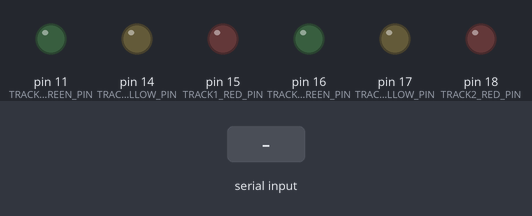
Simulated run of this sketch. Board: Arduino Uno, built with avr-gcc and run on an emulated ATmega328P. Parts: output pins drawn as LEDs (lit = HIGH). Dashed ring = blinking. The inputs (shaded band) are chosen by the test bench.

Above: at 1.2 s.
1.3 s: "RB,1\n" received over Serial
At 2.2 s:
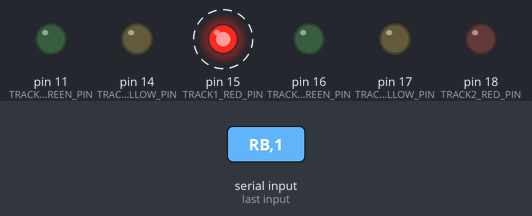
4.3 s: "YE,1\n" received over Serial
At 4.9 s:
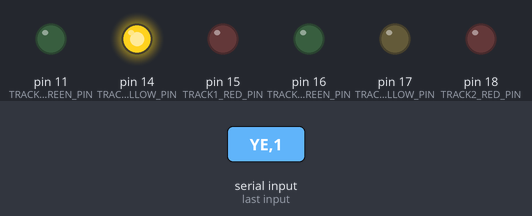
5.8 s: "GE,1\n" received over Serial
At 6.1 s:
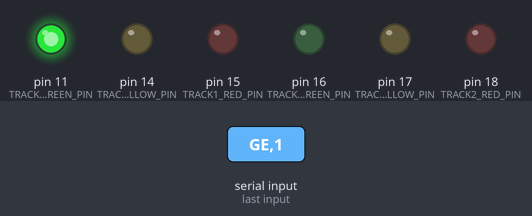
7.3 s: "RE,1\n" received over Serial
At 8.4 s:
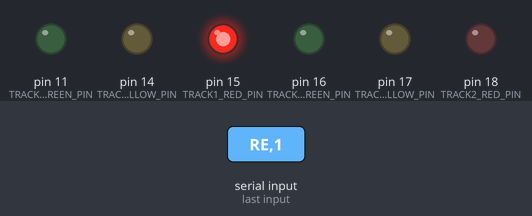
8.8 s: "OFF,1\n" received over Serial
At 9.6 s:
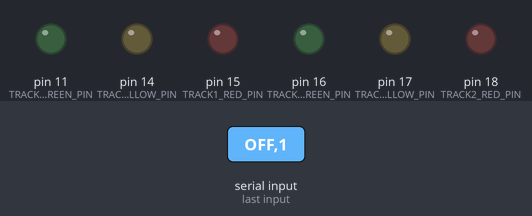
Timing chart, 0 to 11.3 s (numbered marks = the images above; inputs shaded):
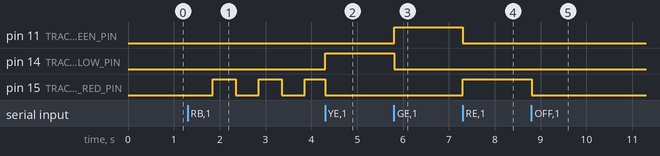

Measured:
- after the input at 1.3 s, pin 15 (TRACK1_RED_PIN): alternates HIGH for 0.50 s and LOW for 0.50 s, starting after 0.55 s
- after the input at 4.3 s, pin 14 (TRACK1_YELLOW_PIN): LOW → HIGH at once
- after the input at 5.8 s, pin 11 (TRACK1_GREEN_PIN): LOW → HIGH at once; pin 14 (TRACK1_YELLOW_PIN): HIGH → LOW at once
- after the input at 7.3 s, pin 11 (TRACK1_GREEN_PIN): HIGH → LOW at once; pin 15 (TRACK1_RED_PIN): LOW → HIGH at once
- after the input at 8.8 s, pin 15 (TRACK1_RED_PIN): HIGH → LOW at once

The sketch:

lightsigns.ino
```cpp
/*
 * LightSigns Component - USAC10
 *
 * Purpose: Control track LEDs to signal track states
 *
 * Communication: Waits for commands via Serial:
 * - RE,x : Turn on red LED for track x (x = 1 or 2)
 * - YE,x : Turn on yellow LED for track x
 * - GE,x : Turn on green LED for track x
 * - RB,x : Blink red LED for track x
 * - OFF,x : Turn off all LEDs and stop blinking for track x
 *
 * Behavior: Before turning on an LED, all LEDs of that track must be turned off
 */

// LED Pin definitions
// Track 1 LEDs
#define TRACK1_RED_PIN 15
#define TRACK1_YELLOW_PIN 14
#define TRACK1_GREEN_PIN 11

// Track 2 LEDs
#define TRACK2_RED_PIN 18
#define TRACK2_YELLOW_PIN 17
#define TRACK2_GREEN_PIN 16

// Serial communication
#define BAUD_RATE 9600

// Blinking state
unsigned long lastBlinkTime = 0;
bool blinkState = false;
int blinkingTrack = 0; // 0 = none, 1 = track 1, 2 = track 2
const unsigned long BLINK_INTERVAL = 500; // milliseconds

void setup() {
  Serial.begin(BAUD_RATE);

  // Initialize all LED pins as OUTPUT
  pinMode(TRACK1_RED_PIN, OUTPUT);
  pinMode(TRACK1_YELLOW_PIN, OUTPUT);
  pinMode(TRACK1_GREEN_PIN, OUTPUT);
  pinMode(TRACK2_RED_PIN, OUTPUT);
  pinMode(TRACK2_YELLOW_PIN, OUTPUT);
  pinMode(TRACK2_GREEN_PIN, OUTPUT);

  // Turn off all LEDs initially
  turnOffTrack(1);
  turnOffTrack(2);
}

void loop() {
  // Handle blinking if active
  handleBlinking();

  // Check for incoming command
  if (Serial.available() > 0) {
    String command = Serial.readStringUntil('\n');
    command.trim();

    // Parse command: CMD,x
    int commaIndex = command.indexOf(',');
    if (commaIndex > 0) {
      String cmd = command.substring(0, commaIndex);
      cmd.trim();
      cmd.toUpperCase();

      int track = command.substring(commaIndex + 1).toInt();

      if (track == 1 || track == 2) {
        if (cmd == "RE") {
          // Turn on red LED
          stopBlinking();
          turnOffTrack(track);
          digitalWrite(getRedPin(track), HIGH);
        }
        else if (cmd == "YE") {
          // Turn on yellow LED with PWM for brighter output
          stopBlinking();
          turnOffTrack(track);
          digitalWrite(getYellowPin(track), HIGH);
        }
        else if (cmd == "GE") {
          // Turn on green LED with PWM for brighter output
          stopBlinking();
          turnOffTrack(track);
          digitalWrite(getGreenPin(track), HIGH);
        }
        else if (cmd == "RB") {
          // Blink red LED
          stopBlinking();
          turnOffTrack(track);
          blinkingTrack = track;
          blinkState = false;
          lastBlinkTime = millis();
        }
        else if (cmd == "OFF") {
          // Turn off all LEDs and stop blinking
          stopBlinking();
          turnOffTrack(track);
        }
      }
    }
    else {
      // Command without comma (like "GTH" - should be ignored by LightSigns)
    }
  }

  delay(50); // Small delay
}

// Turn off all LEDs of a specific track
void turnOffTrack(int track) {
  if (track == 1) {
    digitalWrite(TRACK1_RED_PIN, LOW);
    analogWrite(TRACK1_YELLOW_PIN, 0); // Use analogWrite to turn off PWM
    analogWrite(TRACK1_GREEN_PIN, 0);  // Use analogWrite to turn off PWM
  }
  else if (track == 2) {
    digitalWrite(TRACK2_RED_PIN, LOW);
    analogWrite(TRACK2_YELLOW_PIN, 0); // Use analogWrite to turn off PWM
    analogWrite(TRACK2_GREEN_PIN, 0);  // Use analogWrite to turn off PWM
  }
}

// Get pin number for red LED of a track
int getRedPin(int track) {
  return (track == 1) ? TRACK1_RED_PIN : TRACK2_RED_PIN;
}

// Get pin number for yellow LED of a track
int getYellowPin(int track) {
  return (track == 1) ? TRACK1_YELLOW_PIN : TRACK2_YELLOW_PIN;
}

// Get pin number for green LED of a track
int getGreenPin(int track) {
  return (track == 1) ? TRACK1_GREEN_PIN : TRACK2_GREEN_PIN;
}

// Handle blinking logic
void handleBlinking() {
  if (blinkingTrack > 0) {
    unsigned long currentTime = millis();
    if (currentTime - lastBlinkTime >= BLINK_INTERVAL) {
      blinkState = !blinkState;
      digitalWrite(getRedPin(blinkingTrack), blinkState ? HIGH : LOW);
      lastBlinkTime = currentTime;
    }
  }
}

// Stop blinking
void stopBlinking() {
  if (blinkingTrack > 0) {
    digitalWrite(getRedPin(blinkingTrack), LOW);
    blinkingTrack = 0;
    blinkState = false;
  }
}
```
